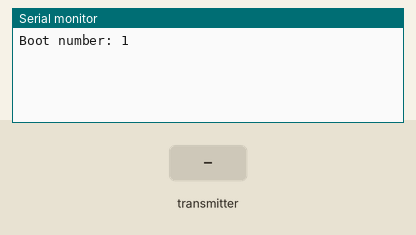
Bench run of a program on a simulated ESP32. Shown: the last lines printed to the serial monitor. The test bench sets the inputs (shaded band).

Above: at 2.2 s.
2.3 s: the transmitter starts sending id = 0
At 2.61 s:
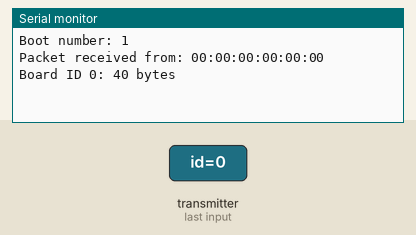
3.8 s: the transmitter starts sending id = 1
At 4.11 s:
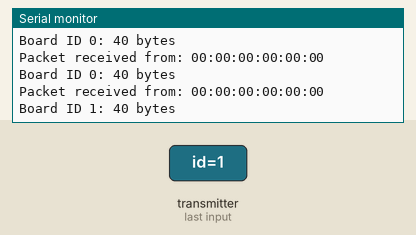

Measured:
- after the input at 2.3 s, the serial monitor: prints a new line at once (image 1)
- after the input at 3.8 s, the serial monitor: prints a new line at once (image 2)

The program:

main.cpp
```cpp
#include <WiFi.h>
#include <esp_now.h>
#include <iostream>

// ESP NOW data struct
typedef struct struct_message
{
  int id = 0; // 0 for master
  String message;
} struct_message;

struct_message myData;

// Time
unsigned long currentTime = millis();
unsigned long previousTime = 0;
const long timeoutTime = 2000; // Timeout time

// Sleep time
RTC_DATA_ATTR int bootCount = 0;
#define uS_TO_S_FACTOR 1000000 /* Conversion factor for micro seconds to seconds */
#define TIME_TO_SLEEP 5

// Sensors GPIO pins
int photoresistorPin = 27;

// Sensors variables
float brightnes = 0.0f;

void OnDataReceive(const uint8_t* mac_addr, const uint8_t* incomingData, int len)
{
  char macStr[18];
  Serial.print("Packet received from: ");
  snprintf(macStr, sizeof(macStr), "%02x:%02x:%02x:%02x:%02x:%02x",
    mac_addr[0], mac_addr[1], mac_addr[2], mac_addr[3], mac_addr[4], mac_addr[5]);
  Serial.println(macStr);
  memcpy(&myData, incomingData, sizeof(myData));
  Serial.printf("Board ID %u: %u bytes\n", myData.id, len);

  Serial.println(myData.message);

}

static void esp_now_setup()
{
  WiFi.mode(WIFI_STA);

  if (esp_now_init() != ESP_OK) {
    Serial.println("Error initializing ESP-NOW");
    return;
  }

  esp_now_register_recv_cb(OnDataReceive);
}

static void go_to_sleep()
{
  esp_sleep_enable_timer_wakeup(TIME_TO_SLEEP * uS_TO_S_FACTOR);
  Serial.println("Setup ESP32 to sleep for every " + String(TIME_TO_SLEEP) +
    " Seconds");
  Serial.println("Going to sleep");

  delay(1000);
  Serial.flush();
  esp_deep_sleep_start();
}

void setup()
{
  esp_now_setup();

  Serial.begin(115200);

  // Boot counter
  delay(1000);
  ++bootCount;
  Serial.println("Boot number: " + String(bootCount));

  // Set pins
  pinMode(photoresistorPin, INPUT);
}

void loop() {
    delay(5000);
}
/*Don't remove - if you do, the program won't run and everything will get FUCKED UP cuz the main loop tries to get executed*/
```
